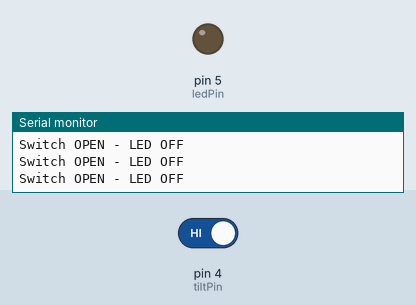
Bench run of a sketch on a simulated Arduino Uno, built with avr-gcc and run on an emulated ATmega328P. On the bench: output pins drawn as LEDs (lit = HIGH), the last lines printed to the serial monitor. Inputs (shaded band) come from the test bench; at power-on: pin 4 (tiltPin) HIGH.

Above: at 1.3 s.
1.4 s: pin 4 (tiltPin) driven LOW
At 2.7 s:
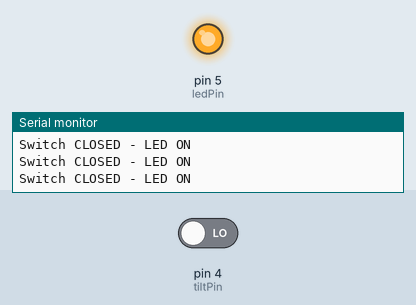
3.0 s: pin 4 (tiltPin) driven HIGH
At 4.0 s:
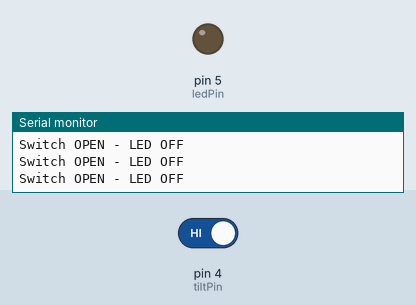
Timing chart, 0 to 6.0 s (numbered marks = the images above; inputs shaded):
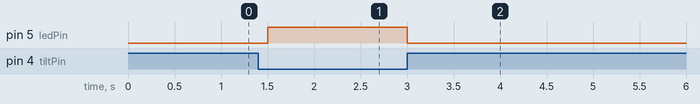

Measured:
- after the input at 1.4 s, pin 5 (ledPin): LOW → HIGH after 0.10 s
- after the input at 3.0 s, pin 5 (ledPin): HIGH → LOW at once

The sketch:

Tilt_Switch_Test.ino
```cpp
// Robotic Arm - Tilt Switch Test

const int tiltPin = 4;
const int ledPin = 5;

void setup() {
  Serial.begin(9600);

  // Use Arduino's internal pull-up resistor
  pinMode(tiltPin, INPUT_PULLUP);

  // LED output
  pinMode(ledPin, OUTPUT);

  Serial.println("Tilt Switch Test Started");
}

void loop() {
  // Read the tilt switch
  int tiltState = digitalRead(tiltPin);

  if (tiltState == LOW) {
    // Switch contacts are closed
    digitalWrite(ledPin, HIGH);
    Serial.println("Switch CLOSED - LED ON");
  }
  else {
    // Switch contacts are open
    digitalWrite(ledPin, LOW);
    Serial.println("Switch OPEN - LED OFF");
  }

  delay(250);
}
```
